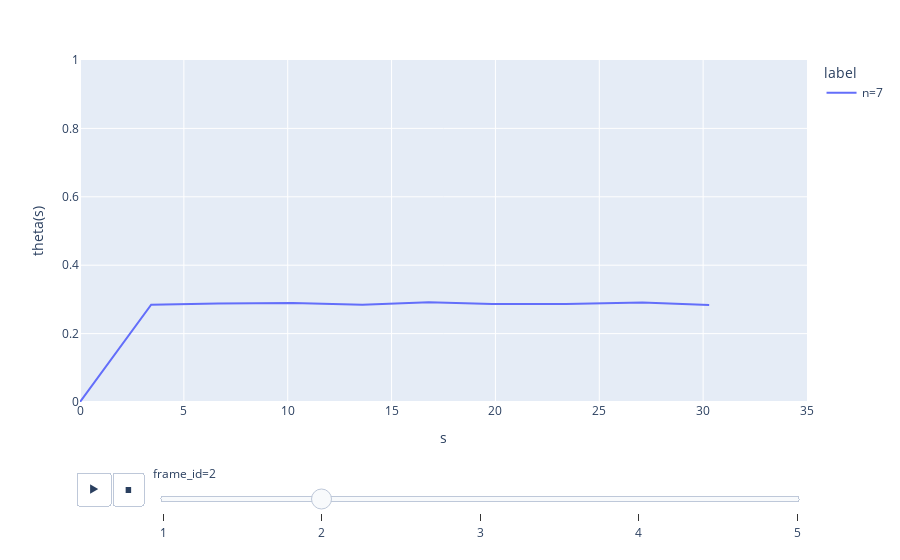

This figure's notebook cell:
### Code cell
px.line(df_animation, x="s", y="theta(s)", animation_frame="frame_id", animation_group="label",
        color="label", hover_name="a_n", range_x=[0,35], range_y=[0,1])

### Figure 1 — Plotly figure (JSON) as saved in the notebook; plotly's stock layout.template omitted (floating-point values rounded to 4 significant figures)
{"data": [{"hovertemplate": "<b>%{hovertext}</b><br><br>label=n=7<br>frame_id=2<br>s=%{x}<br>theta(s)=%{y}<extra></extra>", "hovertext": [0.005066, 0.005066, 0.005066, 0.005066, 0.005066, 0.005066, 0.005066, 0.005066, 0.005066, 0.005066], "ids": ["n=7", "n=7", "n=7", "n=7", "n=7", "n=7", "n=7", "n=7", "n=7", "n=7"], "legendgroup": "n=7", "line": {"color": "#636efa", "dash": "solid"}, "mode": "lines", "name": "n=7", "orientation": "v", "showlegend": true, "type": "scatter", "x": [0, 3.427, 6.622, 10.24, 13.59, 16.79, 19.85, 23.38, 27.07, 30.29], "xaxis": "x", "y": [0, 0.2845, 0.2882, 0.2894, 0.2841, 0.2916, 0.2867, 0.2865, 0.2906, 0.2837], "yaxis": "y"}], "layout": {"autosize": true, "legend": {"title": {"text": "label"}, "tracegroupgap": 0}, "margin": {"t": 60}, "sliders": [{"active": 1, "currentvalue": {"prefix": "frame_id="}, "len": 0.9, "pad": {"b": 10, "t": 60}, "steps": [{"args": [["1"], {"frame": {"duration": 0, "redraw": false}, "fromcurrent": true, "mode": "immediate", "transition": {"duration": 0, "easing": "linear"}}], "label": "1", "method": "animate"}, {"args": [["2"], {"frame": {"duration": 0, "redraw": false}, "fromcurrent": true, "mode": "immediate", "transition": {"duration": 0, "easing": "linear"}}], "label": "2", "method": "animate"}, {"args": [["3"], {"frame": {"duration": 0, "redraw": false}, "fromcurrent": true, "mode": "immediate", "transition": {"duration": 0, "easing": "linear"}}], "label": "3", "method": "animate"}, {"args": [["4"], {"frame": {"duration": 0, "redraw": false}, "fromcurrent": true, "mode": "immediate", "transition": {"duration": 0, "easing": "linear"}}], "label": "4", "method": "animate"}, {"args": [["5"], {"frame": {"duration": 0, "redraw": false}, "fromcurrent": true, "mode": "immediate", "transition": {"duration": 0, "easing": "linear"}}], "label": "5", "method": "animate"}], "x": 0.1, "xanchor": "left", "y": 0, "yanchor": "top"}], "updatemenus": [{"active": 0, "buttons": [{"args": [null, {"frame": {"duration": 500, "redraw": false}, "fromcurrent": true, "mode": "immediate", "transition": {"duration": 500, "easing": "linear"}}], "label": "&#9654;", "method": "animate"}, {"args": [[null], {"frame": {"duration": 0, "redraw": false}, "fromcurrent": true, "mode": "immediate", "transition": {"duration": 0, "easing": "linear"}}], "label": "&#9724;", "method": "animate"}], "direction": "left", "pad": {"r": 10, "t": 70}, "showactive": false, "type": "buttons", "x": 0.1, "xanchor": "right", "y": 0, "yanchor": "top"}], "xaxis": {"anchor": "y", "domain": [0, 1], "range": [0, 35], "title": {"text": "s"}, "type": "linear"}, "yaxis": {"anchor": "x", "domain": [0, 1], "range": [0, 1], "title": {"text": "theta(s)"}, "type": "linear"}}}
